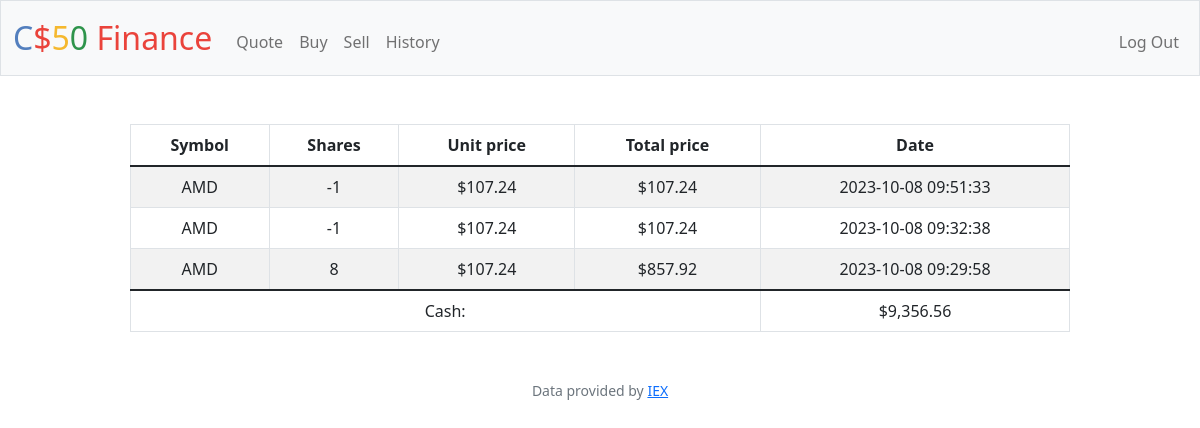
/history (signed in), run on an earlier commit of the app's database.
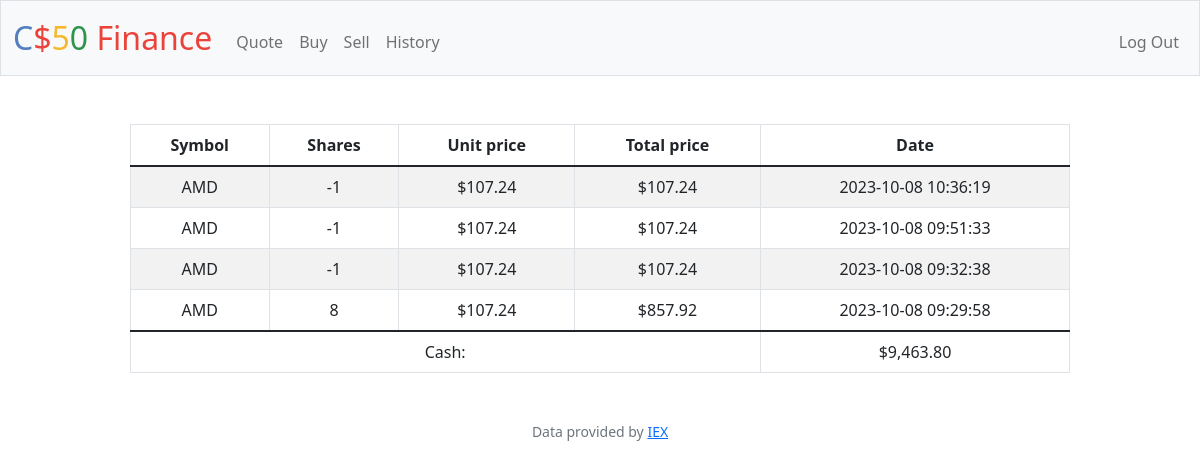
And on a later commit of the database.
### tables this page shows
CREATE TABLE transactions (
    id INTEGER PRIMARY KEY AUTOINCREMENT,
    user INTEGER NOT NULL,
    symbol TEXT NOT NULL,
    shares INTEGER NOT NULL,
    unit_price REAL NOT NULL,
    total_price REAL NOT NULL,
    created_at TIMESTAMP DEFAULT CURRENT_TIMESTAMP
, buy_or_sell TEXT);

CREATE TABLE users (id INTEGER PRIMARY KEY AUTOINCREMENT NOT NULL, username TEXT NOT NULL, hash TEXT NOT NULL, cash NUMERIC NOT NULL DEFAULT 10000.00);

### app.py (the view)
@app.route("/history")
@login_required
def history():
    uid = session['user_id']
    rows = db.execute("SELECT * FROM transactions WHERE user = ? ORDER BY created_at DESC", uid)
    userinfo = db.execute("SELECT cash FROM users WHERE id = ?", uid)
    cash = userinfo[0]["cash"]
    return render_template("history.html", rows=rows, cash=cash)

### app.py (called while the page is built)
@app.after_request
def after_request(response):
    response.headers["Cache-Control"] = "no-cache, no-store, must-revalidate"
    response.headers["Expires"] = 0
    response.headers["Pragma"] = "no-cache"
    return response

### helpers.py (called while the page is built)
def login_required(f):
    @wraps(f)
    def decorated_function(*args, **kwargs):
        if session.get("user_id") is None:
            return redirect("/login")
        return f(*args, **kwargs)
    return decorated_function

def usd(value):
    return f"${value:,.2f}"

### templates/history.html (shortened to what this page needs)
{% extends "layout.html" %}
{% block main %}
    <table class="table table-striped table-bordered" style="width: 80%; margin: auto;">
        <thead>
            <tr>
                <th>Symbol</th>
                <th>Shares</th>
                <th>Unit price</th>
                <th>Total price</th>
                <th>Date</th>
            </tr>
        </thead>
        <tbody>
            {% for row in rows%}
            <tr>
                <td>{{ row.symbol }}</td>
                <td>{{ row.shares }}</td>
                <td>{{ row.unit_price | usd }}</td>
                <td>
                    {{ row.total_price | usd }}
                </td>
                <td>{{ row.created_at }}</td>
            </tr>
            {% endfor %}
        </tbody>
        <thead>
            <tr>
                <td colspan="4">Cash: </td>
                <td>{{ cash | usd }}</td>
            </tr>
        </thead>
    </table>
{% endblock %}

### templates/layout.html (shortened to what this page needs)
<!DOCTYPE html>
<html lang="en">
    <head>
        <link href="https://cdn.jsdelivr.net/npm/bootstrap@5.1.3/dist/css/bootstrap.min.css" rel="stylesheet">
        <link href="/static/styles.css" rel="stylesheet">
    </head>
    <body>
        <nav class="bg-light border navbar navbar-expand-md navbar-light">
            <div class="container-fluid">
                <a class="navbar-brand" href="/"><span class="blue">C</span><span class="red">$</span><span class="yellow">5</span><span class="green">0</span> <span class="red">Finance</span></a>
                <div class="collapse navbar-collapse" id="navbar">
                    {% if session["user_id"] %}
                        <ul class="navbar-nav me-auto mt-2">
                            <li class="nav-item"><a class="nav-link" href="/quote">Quote</a></li>
                            <li class="nav-item"><a class="nav-link" href="/buy">Buy</a></li>
                            <li class="nav-item"><a class="nav-link" href="/sell">Sell</a></li>
                            <li class="nav-item"><a class="nav-link" href="/history">History</a></li>
                        </ul>
                        <ul class="navbar-nav ms-auto mt-2">
                            <li class="nav-item"><a class="nav-link" href="/logout">Log Out</a></li>
                        </ul>
                    {% else %}
                        <ul class="navbar-nav ms-auto mt-2">
                            <li class="nav-item"><a class="nav-link" href="/register">Register</a></li>
                            <li class="nav-item"><a class="nav-link" href="/login">Log In</a></li>
                        </ul>
                    {% endif %}
                </div>
            </div>
        </nav>
        <main class="container-fluid py-5 text-center">
            {% block main %}{% endblock %}
        </main>
        <footer class="mb-5 small text-center text-muted">
            Data provided by <a href="https://iexcloud.io/">IEX</a>
        </footer>
    </body>
</html>

### static/styles.css (style rules this page uses)
nav .navbar-brand { font-size: xx-large; }
nav .navbar-brand .blue { color: #537fbe; }
nav .navbar-brand .red { color: #ea433b; }
nav .navbar-brand .yellow { color: #f5b82e; }
nav .navbar-brand .green { color: #2e944b; }

What changed in the data, as far as the page shows it:
added transactions: symbol "AMD", shares "-1", unit_price "$107.24", total_price "$107.24", created_at "2023-10-08 10:36:19"
changed users: cash "$9,356.56" → "$9,463.80"
